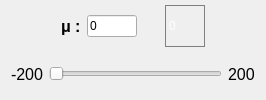
                  <widget class="QWidget" name="muWidget" native="true">
                   <layout class="QVBoxLayout" name="verticalLayout_14">
                    <property name="topMargin">
                     <number>5</number>
                    </property>
                    <property name="bottomMargin">
                     <number>5</number>
                    </property>
                    <item>
                     <layout class="QHBoxLayout" name="horizontalLayout_24">
                      <item>
                       <spacer name="horizontalSpacer_23">
                        <property name="orientation">
                         <enum>Qt::Orientation::Horizontal</enum>
                        </property>
                        <property name="sizeHint" stdset="0">
                         <size>
                          <width>50</width>
                          <height>17</height>
                         </size>
                        </property>
                       </spacer>
                      </item>
                      <item>
                       <widget class="QLabel" name="label_37">
                        <property name="minimumSize">
                         <size>
                          <width>0</width>
                          <height>20</height>
                         </size>
                        </property>
                        <property name="font">
                         <font>
                          <pointsize>12</pointsize>
                          <bold>true</bold>
                         </font>
                        </property>
                        <property name="text">
                         <string>μ :</string>
                        </property>
                       </widget>
                      </item>
                      <item>
                       <widget class="QLineEdit" name="mulineEdit">
                        <property name="minimumSize">
                         <size>
                          <width>40</width>
                          <height>0</height>
                         </size>
                        </property>
                        <property name="maximumSize">
                         <size>
                          <width>50</width>
                          <height>16777215</height>
                         </size>
                        </property>
                        <property name="text">
                         <string>0</string>
                        </property>
                       </widget>
                      </item>
                      <item>
                       <widget class="QPushButton" name="muBtn">
                        <property name="minimumSize">
                         <size>
                          <width>16</width>
                          <height>6</height>
                         </size>
                        </property>
                        <property name="maximumSize">
                         <size>
                          <width>16</width>
                          <height>16</height>
                         </size>
                        </property>
                        <property name="styleSheet">
                         <string notr="true">QPushButton{
	border: none;
	background-color: transparent;
}</string>
                        </property>
                        <property name="text">
                         <string/>
                        </property>
                        <property name="icon">
                         <iconset resource="resources.qrc">
                          <normaloff>:/images/send.png</normaloff>:/images/send.png</iconset>
                        </property>
                        <property name="iconSize">
                         <size>
                          <width>16</width>
                          <height>16</height>
                         </size>
                        </property>
                       </widget>
                      </item>
                      <item>
                       <widget class="QLabel" name="muLabel">
                        <property name="minimumSize">
                         <size>
                          <width>40</width>
                          <height>0</height>
                         </size>
                        </property>
                        <property name="styleSheet">
                         <string notr="true">QLabel{
	color: white;
	font-size: 9pt;
	background: transparent;
	border: 1px solid gray;
}</string>
                        </property>
                        <property name="text">
                         <string>0</string>
                        </property>
                       </widget>
                      </item>
                      <item>
                       <spacer name="horizontalSpacer_24">
                        <property name="orientation">
                         <enum>Qt::Orientation::Horizontal</enum>
                        </property>
                        <property name="sizeHint" stdset="0">
                         <size>
                          <width>50</width>
                          <height>17</height>
                         </size>
                        </property>
                       </spacer>
                      </item>
                     </layout>
                    </item>
                    <item>
                     <layout class="QHBoxLayout" name="horizontalLayout_25">
                      <item>
                       <widget class="QLabel" name="muminLabel">
                        <property name="maximumSize">
                         <size>
                          <width>35</width>
                          <height>16777215</height>
                         </size>
                        </property>
                        <property name="font">
                         <font>
                          <pointsize>12</pointsize>
                          <bold>false</bold>
                         </font>
                        </property>
                        <property name="text">
                         <string>-200</string>
                        </property>
                       </widget>
                      </item>
                      <item>
                       <widget class="QSlider" name="muSlider">
                        <property name="orientation">
                         <enum>Qt::Orientation::Horizontal</enum>
                        </property>
                       </widget>
                      </item>
                      <item>
                       <widget class="QLabel" name="mumaxLabel">
                        <property name="maximumSize">
                         <size>
                          <width>35</width>
                          <height>16777215</height>
                         </size>
                        </property>
                        <property name="font">
                         <font>
                          <pointsize>12</pointsize>
                          <bold>false</bold>
                         </font>
                        </property>
                        <property name="text">
                         <string>200</string>
                        </property>
                       </widget>
                      </item>
                     </layout>
                    </item>
                   </layout>
                  </widget>
